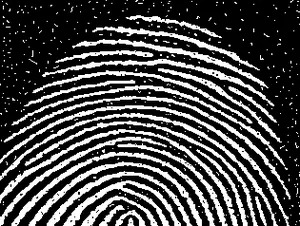
#> input picture 07-NOv/example2.jpeg, 300 x 226 px, found by its file name
$ python 02.py
#> lines starting #> are read from the running program, lines starting #| are printed output that depends on the picture
import cv2
import numpy as np
import matplotlib.pyplot as plt

# Function for erosion
def erosion(img, SE):
    imgErode = cv2.erode(img, SE, iterations=1)
    return imgErode

# Function for dilation
def dilation(img, SE):
    imgDilate = cv2.dilate(img, SE, iterations=1)
    return imgDilate

# Load the input image
img = cv2.imread(r"C:\Users\aryan\OneDrive - st.niituniversity.in\DIP\07-NOv\example2.jpeg", 0)
#> img is the input picture: shape (226, 300); min 0, max 255, mean 73.9

# Save a copy of the input image as "finger.png"
cv2.imwrite("finger.png", img)

# Define the structuring element using an inbuilt OpenCV function
SE = cv2.getStructuringElement(cv2.MORPH_RECT, (3, 3))

# Erode the image
AeB = erosion(img, SE)
#> in erosion, `imgErode = cv2.erode(img, SE, iterations=1)`:
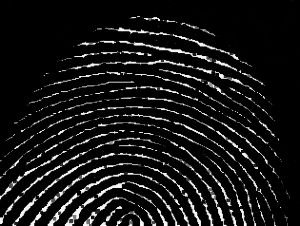
#> imgErode: shape (226, 300); min 0, max 255, mean 22

# Dilate the eroded image. This gives opening operation
AoB = dilation(AeB, SE)
#> in dilation, `imgDilate = cv2.dilate(img, SE, iterations=1)`:
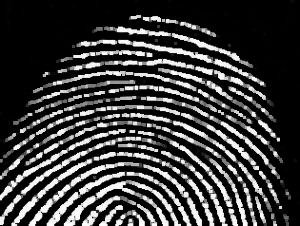
#> imgDilate: shape (226, 300); min 0, max 255, mean 59.5

# Dilate the opened image followed by erosion. This will give closing of the opened image
AoBdB = dilation(AoB, SE)
#> in dilation (call 2), `imgDilate = cv2.dilate(img, SE, iterations=1)`:
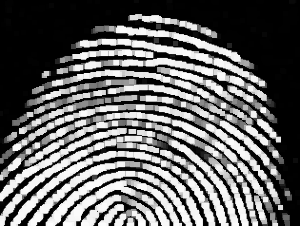
#> imgDilate: shape (226, 300); min 0, max 255, mean 100.9
AoBdBeB = erosion(AoBdB, SE)

# Plot all the images
plt.figure(figsize=(10, 10))

plt.subplot(3, 2, 1)
plt.imshow(img, cmap='gray')
plt.title("Original")

plt.subplot(3, 2, 2)
plt.title("E(A,B)")
plt.imshow(AeB, cmap='gray')

plt.subplot(3, 2, 3)
plt.title("O(A, B)")
plt.imshow(AoB, cmap='gray')

plt.subplot(3, 2, 4)
plt.title("D(O(A,B), B)")
plt.imshow(AoBdB, cmap='gray')

plt.subplot(3, 2, 5)
plt.title("C((O(A,B),B),B)")
plt.imshow(AoBdBeB, cmap='gray')

# Save the filtered image
cv2.imwrite("finger_filtered.png", AoBdBeB)

# Display the plots
plt.show()
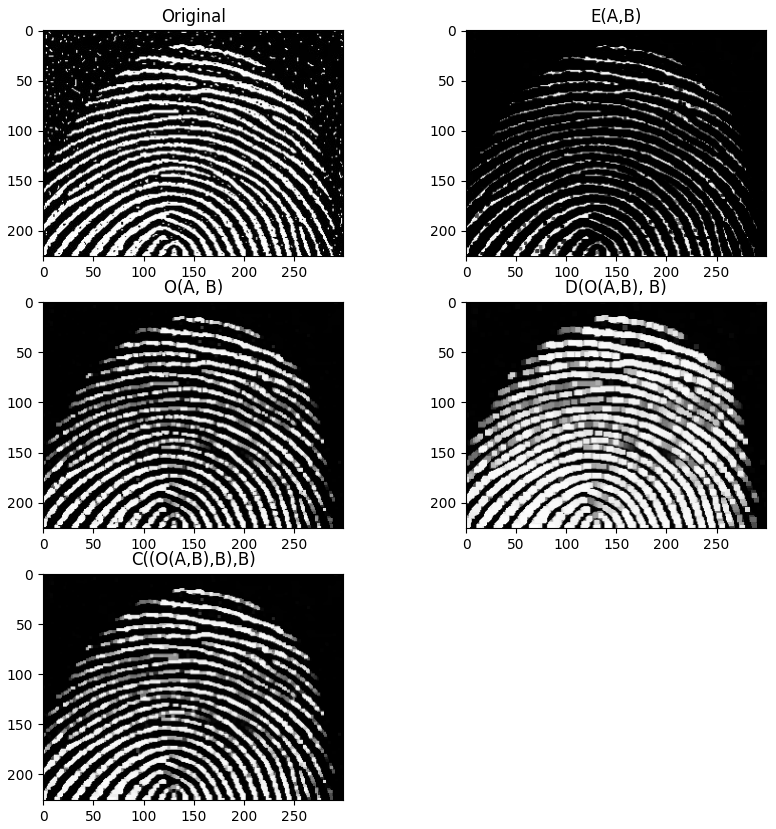
#> figure drawn by matplotlib, 5 panels

$ run again, with 07-NOv/example.png saved as 07-NOv/example2.jpeg
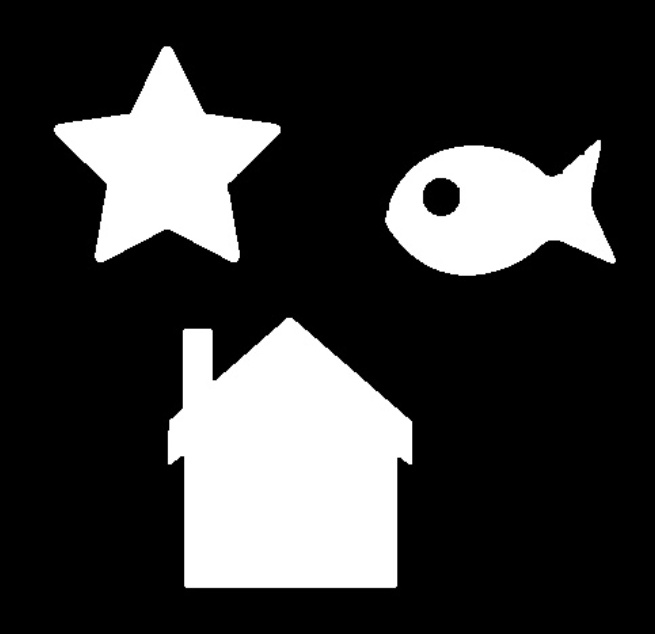
#> input picture 07-NOv/example.png, 655 x 634 px, found by its file name
#> img is the input picture: shape (634, 655); min 0, max 255, mean 58.4
#> in erosion, `imgErode = cv2.erode(img, SE, iterations=1)`:
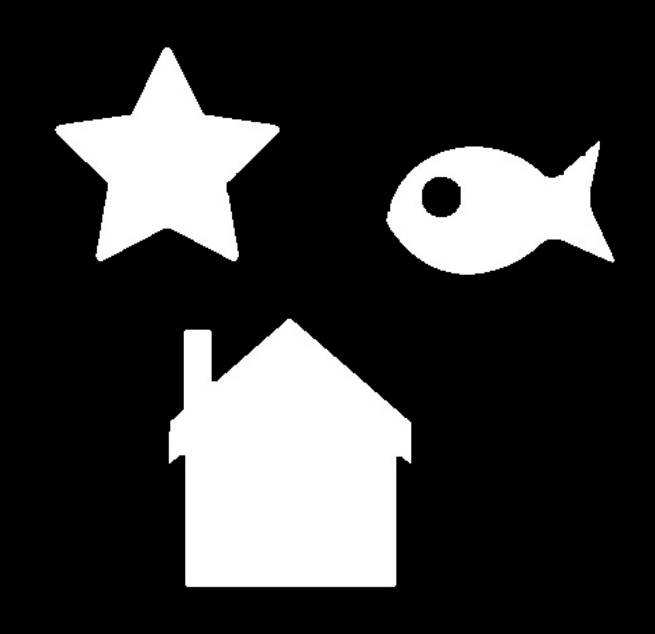
#> imgErode: shape (634, 655); min 0, max 255, mean 56.4
#> in dilation (call 2), `imgDilate = cv2.dilate(img, SE, iterations=1)`:
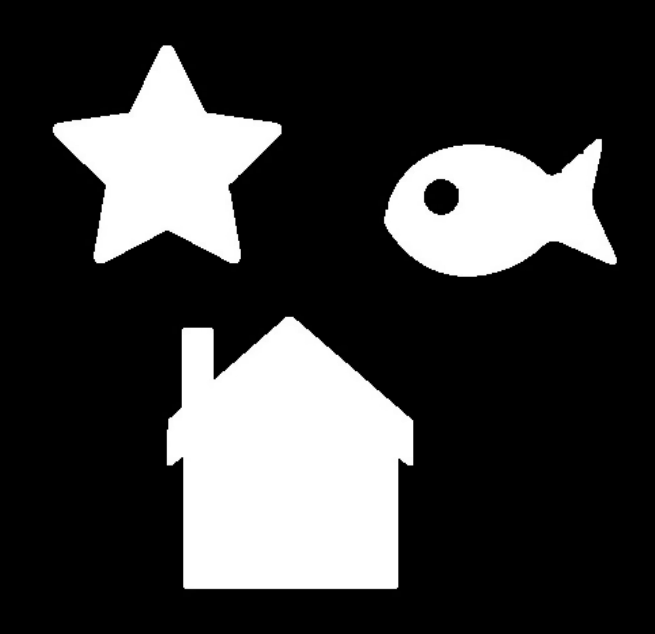
#> imgDilate: shape (634, 655); min 0, max 255, mean 60.3

$ run again, with 07-NOv/example3.png saved as 07-NOv/example2.jpeg
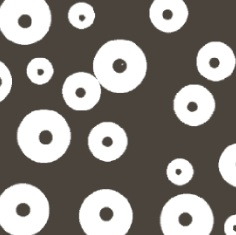
#> input picture 07-NOv/example3.png, 236 x 235 px, found by its file name
#> in erosion, `imgErode = cv2.erode(img, SE, iterations=1)`:
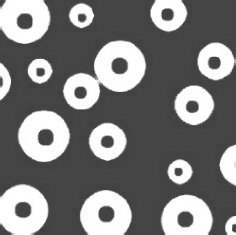
#> imgErode: shape (235, 236); min 62, max 255, mean 125
#> in dilation (call 2), `imgDilate = cv2.dilate(img, SE, iterations=1)`:
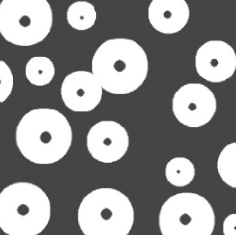
#> imgDilate: shape (235, 236); min 66, max 255, mean 144.7
